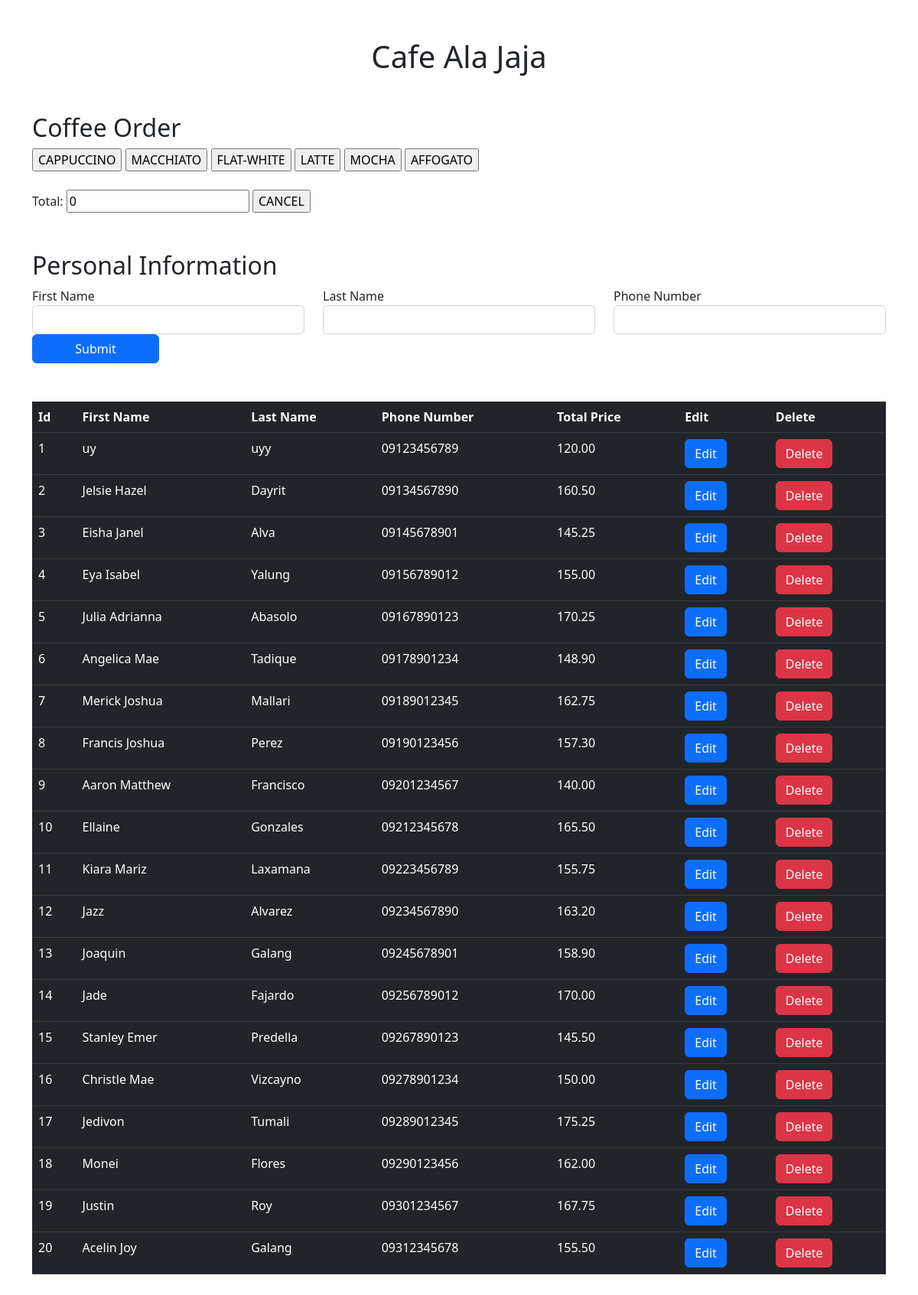
The page / on the database its author committed.
### tables this page shows
CREATE TABLE `customer` (
  `customer_id` int(11) NOT NULL,
  `firstname` varchar(30) NOT NULL,
  `lastname` varchar(50) NOT NULL,
  `phonenum` varchar(15) NOT NULL,
  `totalprice` decimal(8,2) NOT NULL,
  `ref_id` int(11) NOT NULL
);

### index.php (the view, shortened to what this page needs)
<!DOCTYPE html>
<html lang="en">
<head>
    <link href="https://cdn.jsdelivr.net/npm/bootstrap@5.2.0-beta1/dist/css/bootstrap.min.css" rel="stylesheet"
>
</head>
<body>
    <section>
        <h1 style="text-align: center;margin: 50px 0;">Cafe Ala Jaja</h1>
        <div class="container">
        <form name="calculator" method="post" action="adddata.php">
            <h2>Coffee Order</h2>
            <input type="button" value="CAPPUCCINO" onClick="addToTotal(130)">
            <input type="button" value="MACCHIATO" onClick="addToTotal(150)">
            <input type="button" value="FLAT-WHITE" onClick="addToTotal(140)">
            <input type="button" value="LATTE" onClick="addToTotal(120)">
            <input type="button" value="MOCHA" onClick="addToTotal(150)">
            <input type="button" value="AFFOGATO" onClick="addToTotal(160)"><br>
            <br>Total: <input type="text" id="total" name="total" value="0">
            <input type="reset" value="CANCEL">
                <h2 style="margin-top: 50px;">Personal Information</h2>
                <div class="row">
                    <div class="form-group col-lg-4">
                        <label for="firstname">First Name</label>
                        <input type="text" name="firstname" id="firstname" class="form-control" required>
                    </div>
                    <div class="form-group col-lg-4">
                        <label for="lastname">Last Name</label>
                        <input type="text" name="lastname" id="lastname" class="form-control" required>
                    </div>
                    <div class="form-group col-lg-4">
                        <label for="phonenum">Phone Number</label>
                        <input type="text" name="phonenum" id="phonenum" class="form-control" required>
                    </div>
                    <div class="form-group col-lg-2" style="display: grid;align-items:  flex-end;">
                        <input type="submit" name="submit" id="submit" class="btn btn-primary">
                    </div>
                </div>
            </form>
        </div>
    </section>
    <section style="margin: 50px 0;">
        <div class="container">
            <table class="table table-dark">
                <thead>
                <tr>
                    <th scope="col">Id</th>
                    <th scope="col">First Name</th>
                    <th scope="col">Last Name</th>
                    <th scope="col">Phone Number</th>
                    <th scope="col">Total Price</th>
                    <th scope="col">Edit</th>
                    <th scope="col">Delete</th>
                  </tr>
                </thead>
                <tbody>
                <?php
                    require_once "conn.php";
                    $sql_query = "SELECT * FROM customer";
                    if ($result = $conn->query($sql_query)) {
                        $row_number = 1;
                        while ($row = $result->fetch_assoc()) {
                            $firstname = $row['firstname'];
                            $lastname = $row['lastname'];
                            $phonenum = $row['phonenum'];
                            $totalprice = $row['totalprice'];
                    ?>
                    <tr class="trow">
                        <td><?php echo $row_number++; ?></td>
                        <td><?php echo $firstname; ?></td>
                        <td><?php echo $lastname; ?></td>
                        <td><?php echo $phonenum; ?></td>
                        <td><?php echo $totalprice; ?></td>
                        <td><a href="updatedata.php?id=<?php echo $row['ref_id']; ?>" class="btn btn-primary">Edit</a></td>
                        <td><a href="deletedata.php?id=<?php echo $row['ref_id']; ?>" class="btn btn-danger">Delete</a></td>
                    </tr>
                    <?php
                            }
                        }
                    ?>
                </tbody>
              </table>
        </div>
    </section>

### rows shown on the page
customer: firstname "uy", lastname "uyy", phonenum "09123456789", totalprice "120.00"
customer: firstname "Jelsie Hazel", lastname "Dayrit", phonenum "09134567890", totalprice "160.50"
customer: firstname "Eisha Janel", lastname "Alva", phonenum "09145678901", totalprice "145.25"
customer: firstname "Eya Isabel", lastname "Yalung", phonenum "09156789012", totalprice "155.00"
customer: firstname "Julia Adrianna", lastname "Abasolo", phonenum "09167890123", totalprice "170.25"
customer: firstname "Angelica Mae", lastname "Tadique", phonenum "09178901234", totalprice "148.90"
customer: firstname "Merick Joshua", lastname "Mallari", phonenum "09189012345", totalprice "162.75"
customer: firstname "Francis Joshua", lastname "Perez", phonenum "09190123456", totalprice "157.30"
customer: firstname "Aaron Matthew", lastname "Francisco", phonenum "09201234567", totalprice "140.00"
customer: firstname "Ellaine", lastname "Gonzales", phonenum "09212345678", totalprice "165.50"
customer: firstname "Kiara Mariz", lastname "Laxamana", phonenum "09223456789", totalprice "155.75"
customer: firstname "Jazz", lastname "Alvarez", phonenum "09234567890", totalprice "163.20"
customer: firstname "Joaquin", lastname "Galang", phonenum "09245678901", totalprice "158.90"
customer: firstname "Jade", lastname "Fajardo", phonenum "09256789012", totalprice "170.00"
customer: firstname "Stanley Emer", lastname "Predella", phonenum "09267890123", totalprice "145.50"
customer: firstname "Christle Mae", lastname "Vizcayno", phonenum "09278901234", totalprice "150.00"
customer: firstname "Jedivon", lastname "Tumali", phonenum "09289012345", totalprice "175.25"
customer: firstname "Monei", lastname "Flores", phonenum "09290123456", totalprice "162.00"
customer: firstname "Justin", lastname "Roy", phonenum "09301234567", totalprice "167.75"
customer: firstname "Acelin Joy", lastname "Galang", phonenum "09312345678", totalprice "155.50"
